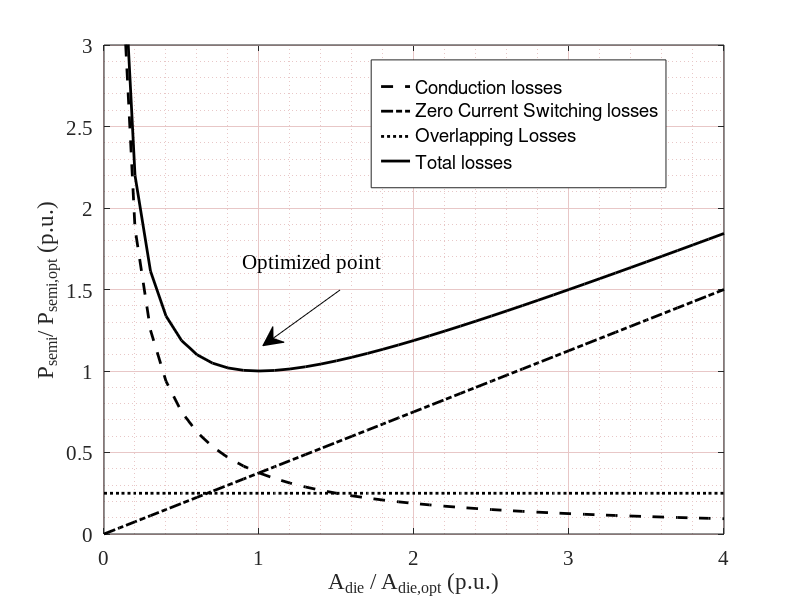

This figure's MATLAB source:
r=0.5/2*(3/2);

NumberofDie= 0:0.1:4;
rds= r./NumberofDie;



Psw= (NumberofDie)/4*(3/2);

Pover= ones(size(NumberofDie))/4;


% 
% plot(NumberofDie,rds)
% hold on
% plot(NumberofDie,Psw)
% hold on;
% plot(NumberofDie,Psw+rds)
% 
% ylim([0 3])
% xlim([0 4])
% xticks([0 1 2 3 4])

X1=NumberofDie;
YMatrix1=[rds;Psw; Pover; (Psw+rds+Pover),];

% Create figure
figure1 = figure;

% Create axes
axes1 = axes('Parent',figure1);
hold(axes1,'on');
% Create multiple line objects using matrix input to plot
plot1 = plot(X1,YMatrix1,'LineWidth',2,'Color',[0 0 0],'Parent',axes1);
set(plot1(1),'DisplayName','Conduction losses','LineStyle','--');
set(plot1(2),'DisplayName','Zero Current Switching losses','LineStyle','-.');
set(plot1(3),'DisplayName','Overlapping Losses','LineStyle',':');
set(plot1(4),'DisplayName','Total losses','LineStyle','-');
% Create ylabel
ylabel({'P_{semi}/ P_{semi,opt} (p.u.)'},'FontName','Times New Roman');

% Create xlabel
xlabel({'A_{die} / A_{die,opt} (p.u.)'},'FontName','Times New Roman');

% Uncomment the following line to preserve the X-limits of the axes
 xlim(axes1,[0 4]);
% Uncomment the following line to preserve the Y-limits of the axes
ylim(axes1,[0 3]);
box(axes1,'on');
hold(axes1,'off');
% Set the remaining axes properties
set(axes1,'FontName','Times New Roman','FontSize',15,'GridAlpha',1,...
    'GridColor',[0.909803921568627 0.780392156862745 0.780392156862745],...
    'MinorGridAlpha',1,'MinorGridColor',...
    [0.909803921568627 0.780392156862745 0.780392156862745],'XGrid','on',...
    'XMinorGrid','on','XTick',[0 1 2 3 4],'YGrid','on','YMinorGrid','on');
% Create legend
legend1 = legend(axes1,'show');
set(legend1,...
    'Position',[0.463988101863789 0.687103179818582 0.326785707260881 0.213095232134774]);

% Create arrow
annotation(figure1,'arrow',[0.425 0.328571428571427],...
    [0.516666666666667 0.423809523809527]);

% Create textbox
annotation(figure1,'textbox',...
    [0.302785714285714 0.528571428571429 0.284714285714286 0.0666666666666668],...
    'String',{'Optimized point'},...
    'FontSize',15,...
    'FontName','Times New Roman',...
    'FitBoxToText','off',...
    'EdgeColor','none');
